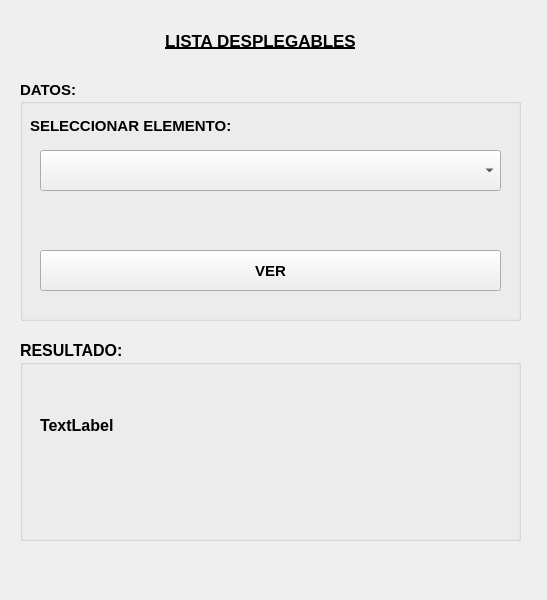
<?xml version="1.0" encoding="UTF-8"?>
<ui version="4.0">
 <class>MainWindow</class>
 <widget class="QMainWindow" name="MainWindow">
  <property name="geometry">
   <rect>
    <x>0</x>
    <y>0</y>
    <width>547</width>
    <height>600</height>
   </rect>
  </property>
  <property name="windowTitle">
   <string>MainWindow</string>
  </property>
  <widget class="QWidget" name="centralwidget">
   <widget class="QLabel" name="label">
    <property name="geometry">
     <rect>
      <x>40</x>
      <y>10</y>
      <width>441</width>
      <height>61</height>
     </rect>
    </property>
    <property name="font">
     <font>
      <pointsize>13</pointsize>
      <weight>75</weight>
      <bold>true</bold>
      <underline>true</underline>
     </font>
    </property>
    <property name="text">
     <string>LISTA DESPLEGABLES</string>
    </property>
    <property name="alignment">
     <set>Qt::AlignCenter</set>
    </property>
   </widget>
   <widget class="QGroupBox" name="groupBox">
    <property name="geometry">
     <rect>
      <x>20</x>
      <y>80</y>
      <width>501</width>
      <height>241</height>
     </rect>
    </property>
    <property name="font">
     <font>
      <pointsize>11</pointsize>
      <weight>75</weight>
      <bold>true</bold>
     </font>
    </property>
    <property name="title">
     <string>DATOS:</string>
    </property>
    <widget class="QLabel" name="label_2">
     <property name="geometry">
      <rect>
       <x>10</x>
       <y>30</y>
       <width>281</width>
       <height>31</height>
      </rect>
     </property>
     <property name="text">
      <string>SELECCIONAR ELEMENTO:</string>
     </property>
    </widget>
    <widget class="QComboBox" name="cbopais">
     <property name="geometry">
      <rect>
       <x>20</x>
       <y>70</y>
       <width>461</width>
       <height>41</height>
      </rect>
     </property>
    </widget>
    <widget class="QPushButton" name="btnver">
     <property name="geometry">
      <rect>
       <x>20</x>
       <y>170</y>
       <width>461</width>
       <height>41</height>
      </rect>
     </property>
     <property name="text">
      <string>VER</string>
     </property>
    </widget>
   </widget>
   <widget class="QGroupBox" name="groupBox_2">
    <property name="geometry">
     <rect>
      <x>20</x>
      <y>340</y>
      <width>501</width>
      <height>201</height>
     </rect>
    </property>
    <property name="font">
     <font>
      <pointsize>12</pointsize>
      <weight>75</weight>
      <bold>true</bold>
     </font>
    </property>
    <property name="title">
     <string>RESULTADO:</string>
    </property>
    <widget class="QLabel" name="lbl_resultado">
     <property name="geometry">
      <rect>
       <x>20</x>
       <y>60</y>
       <width>431</width>
       <height>51</height>
      </rect>
     </property>
     <property name="text">
      <string>TextLabel</string>
     </property>
    </widget>
   </widget>
  </widget>
 </widget>
 <resources/>
 <connections/>
</ui>
